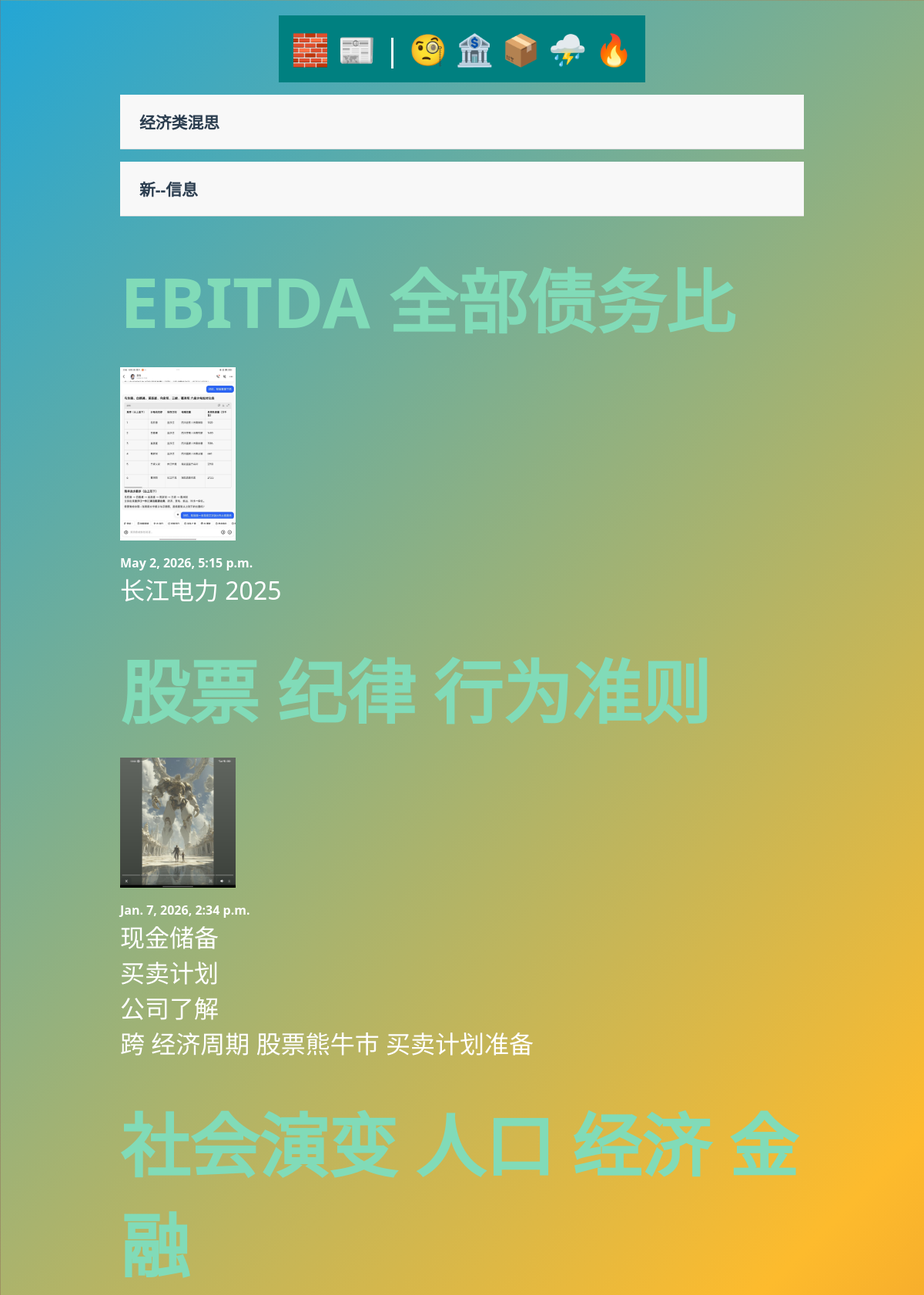
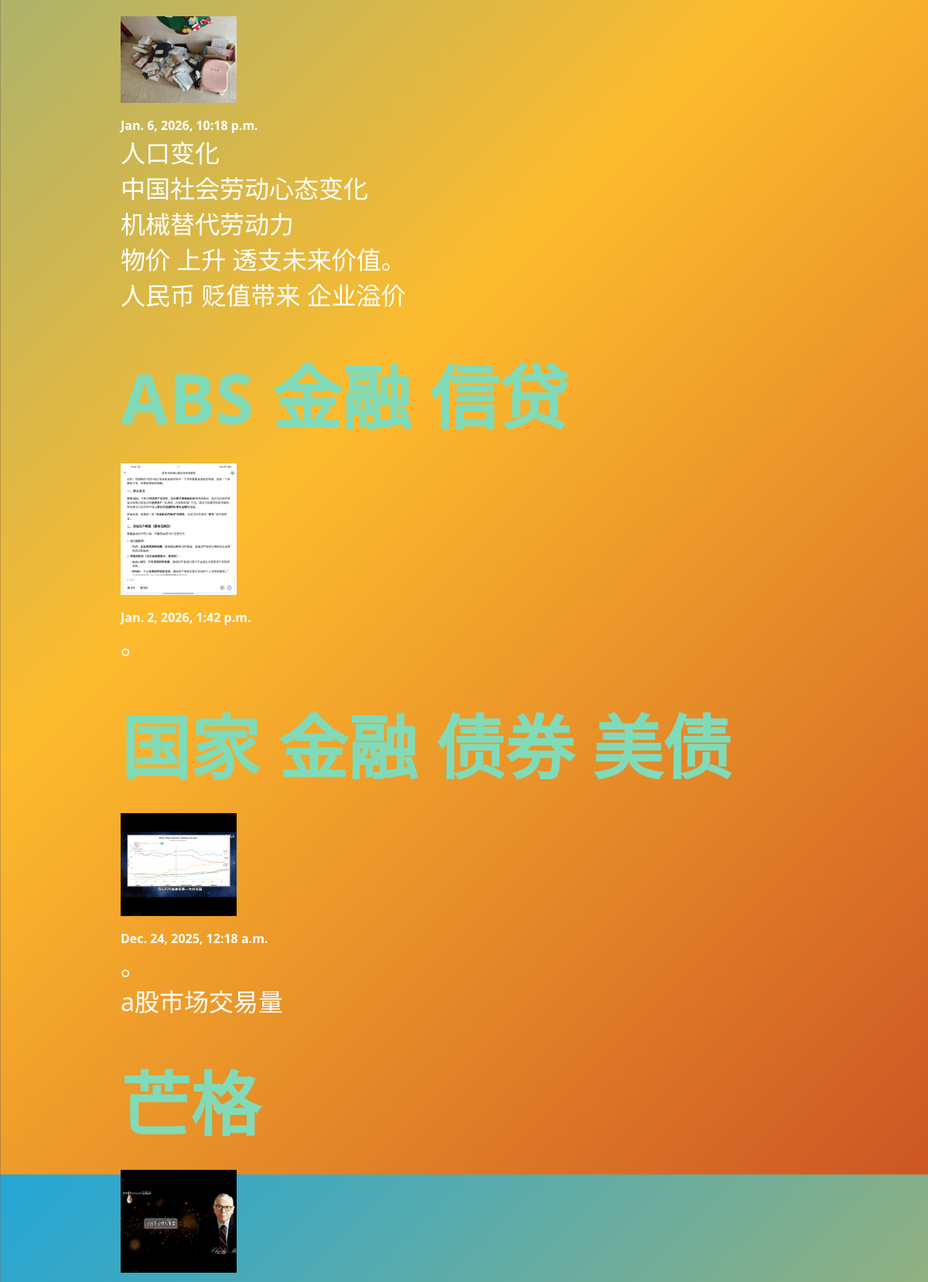
Page /EconomicT/ (upper part) on the committed database (2 pictures, top to bottom).
### EconomicT/models.py (models this page shows)
class EconomicTPost(models.Model):
    client = models.TextField()
    workduty = models.TextField()
    date = models.DateTimeField(auto_now_add=True)
    AA = models.ImageField(default='fallback.png', blank=True)
    BB = models.ImageField(default='fallback.png', blank=True)
    CC = models.ImageField(default='fallback.png', blank=True)
    DD = models.ImageField(default='fallback.png', blank=True)
    EE = models.ImageField(default='fallback.png', blank=True)
    FF = models.ImageField(default='fallback.png', blank=True)
    def __str__(self):
        return self.client

### EconomicT/views.py (the view)
# urls.py: path('', views.post_list, name="list"),
def post_list(request):
    posts = AppDataModel.objects.all().order_by('-date')
    print(posts)
    form = forms.CreateInFormation()
    return render(request, f'{TemplateFileName}/posts_list.html', {'posts': posts, 'form':form})

### EconomicT/templates/EconomicTPPP/posts_list.html (shortened to what this page needs)
{% extends 'layout.html' %}
{% block content %}
    <section>
        <div class="accordion-item">
                <div class="accordion-header">
                    <div class="accordion-title">经济类混思</div>
                </div>
        </div>
        <div class="accordion-item">
                <div class="accordion-header">
                    <div class="accordion-title">新--信息</div>
                </div>
            </div>
        {% for post in posts%}
        <article class="post">
            <h3>
                <a href="{% url 'EconomicTPosts:page' pk=post.id%}">
                     {{ post.client }}
                </a>
            </h3>
            <img
                src="{{ post.AA.url }}"
                alt="{{ post.title }}"
                class="small-image"
            />
            <h2>{{ post.date }}</h2>
            <p class="pre-line">{{ post.workduty }}</p>
        </article>
        {% endfor %}
    </section>
{% endblock %}

### static/css/style.css (style rules this page uses)
* { margin: 0; padding: 0; box-sizing: border-box; font-family: 'Segoe UI', Tahoma, Geneva, Verdana, sans-serif; }
body { color: white; font-size: clamp(2rem, 5vw, 4rem); font-family: 'Poppins', 'Segoe UI', sans-serif; background: linear-gradient(-45deg, #1a2a6c, #b21f1f, #fdbb2d, #23a6d5); background-size: 400% 400%; animation: gradientShift 20s ease infinite; min-height: 100vh; display: flex; flex-direction: column; align-items: center; justify-content: center; padding: 20px; width: 80%; margin: 0 auto; overflow-x: hidden; }
section { display: flex; flex-flow: column; gap: 1rem; }
h2 { font-size: 1rem; }
p { font-size: 2rem; }
a { text-decoration: none; color: #81dbb8; }
h3 { color: #333; font-size: 1.5em; font-weight: bold; font-family: 'Arial', sans-serif; margin: 15px 0; padding: 10px 0; text-align: left; }
.accordion-item { border-bottom: 1px solid #e0e0e0; transition: all 0.3s ease; }
.accordion-header { padding: 20px 25px; background: #f8f8f8; cursor: pointer; display: flex; justify-content: space-between; align-items: center; transition: background 0.3s ease; }
.accordion-title { font-size: 1.3rem; font-weight: 600; color: #2c3e50; }

### EconomicT/templates/EconomicTPPP/posts_list.html (style rules this page uses)
.small-image { width: 150px; height: auto; }

### rows in the picture
EconomicTPost: client "EBITDA 全部债务比", AA (picture), date "May 2, 2026, 5:15 p.m.", workduty "长江电力 2025"
EconomicTPost: client "股票 纪律 行为准则", AA (picture), date "Jan. 7, 2026, 2:34 p.m.", workduty "现金储备 买卖计划 公司了解 跨 经济周期 股票熊牛市 买卖计划准备"
EconomicTPost: client "社会演变 人口 经济 金融", AA (picture), date "Jan. 6, 2026, 10:18 p.m.", workduty "人口变化 中国社会劳动心态变化 机械替代劳动力 物价 上升 透支未来价值。 人民币 贬值带来 企业溢价"
EconomicTPost: AA (picture), date "Jan. 2, 2026, 1:42 p.m.", workduty "。"
EconomicTPost: client "国家 金融 债券 美债", AA (picture), date "Dec. 24, 2025, 12:18 a.m.", workduty "。 a股市场交易量"
EconomicTPost: client "芒格", AA (picture)
